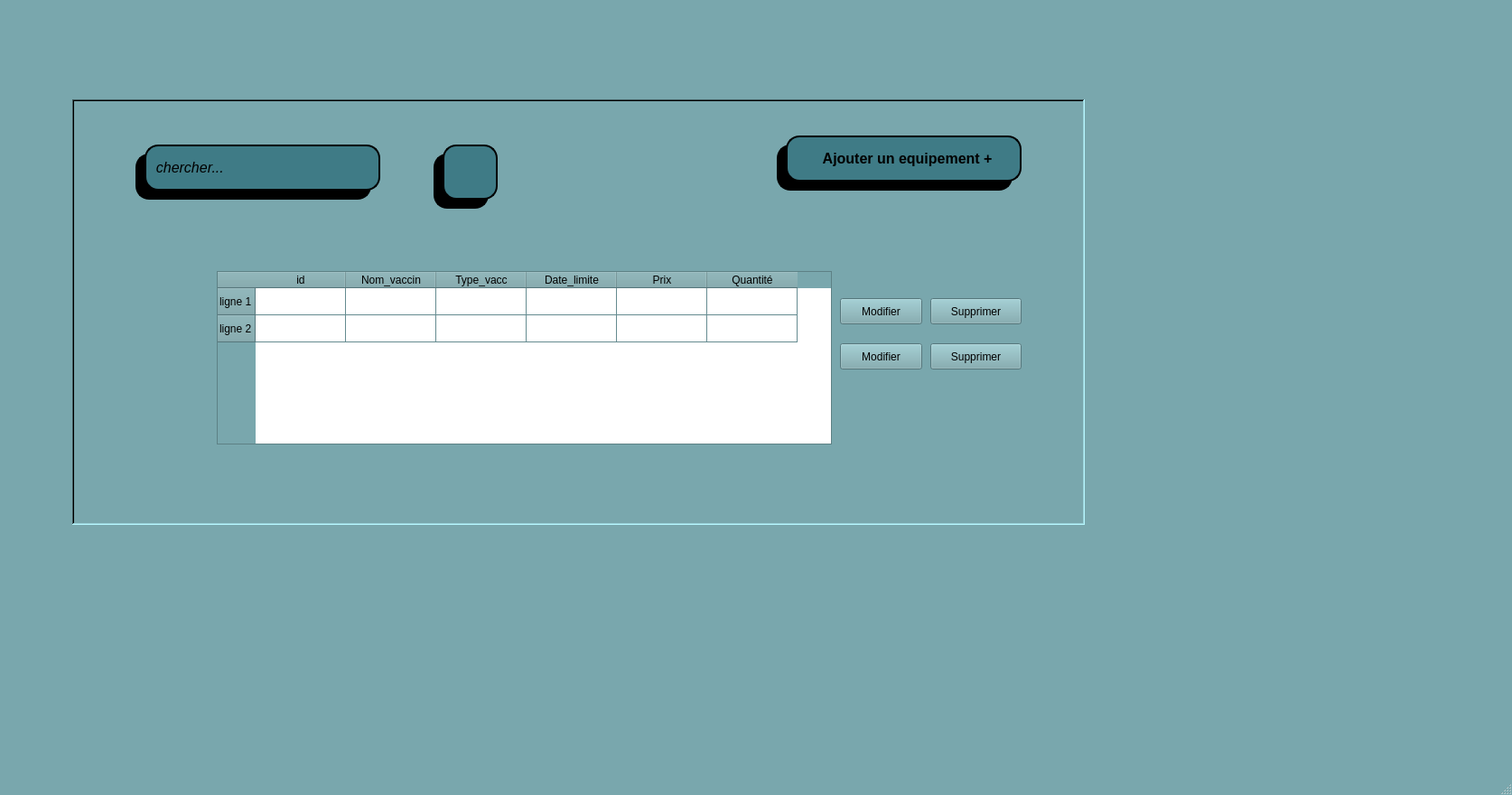
<?xml version="1.0" encoding="UTF-8"?>
<ui version="4.0">
 <class>equip</class>
 <widget class="QMainWindow" name="equip">
  <property name="geometry">
   <rect>
    <x>0</x>
    <y>0</y>
    <width>1674</width>
    <height>880</height>
   </rect>
  </property>
  <property name="palette">
   <palette>
    <active>
     <colorrole role="WindowText">
      <brush brushstyle="SolidPattern">
       <color alpha="255">
        <red>0</red>
        <green>0</green>
        <blue>0</blue>
       </color>
      </brush>
     </colorrole>
     <colorrole role="Button">
      <brush brushstyle="SolidPattern">
       <color alpha="255">
        <red>121</red>
        <green>167</green>
        <blue>173</blue>
       </color>
      </brush>
     </colorrole>
     <colorrole role="Light">
      <brush brushstyle="SolidPattern">
       <color alpha="255">
        <red>183</red>
        <green>247</green>
        <blue>255</blue>
       </color>
      </brush>
     </colorrole>
     <colorrole role="Midlight">
      <brush brushstyle="SolidPattern">
       <color alpha="255">
        <red>152</red>
        <green>207</green>
        <blue>214</blue>
       </color>
      </brush>
     </colorrole>
     <colorrole role="Dark">
      <brush brushstyle="SolidPattern">
       <color alpha="255">
        <red>60</red>
        <green>83</green>
        <blue>86</blue>
       </color>
      </brush>
     </colorrole>
     <colorrole role="Mid">
      <brush brushstyle="SolidPattern">
       <color alpha="255">
        <red>81</red>
        <green>111</green>
        <blue>115</blue>
       </color>
      </brush>
     </colorrole>
     <colorrole role="Text">
      <brush brushstyle="SolidPattern">
       <color alpha="255">
        <red>0</red>
        <green>0</green>
        <blue>0</blue>
       </color>
      </brush>
     </colorrole>
     <colorrole role="BrightText">
      <brush brushstyle="SolidPattern">
       <color alpha="255">
        <red>255</red>
        <green>255</green>
        <blue>255</blue>
       </color>
      </brush>
     </colorrole>
     <colorrole role="ButtonText">
      <brush brushstyle="SolidPattern">
       <color alpha="255">
        <red>0</red>
        <green>0</green>
        <blue>0</blue>
       </color>
      </brush>
     </colorrole>
     <colorrole role="Base">
      <brush brushstyle="SolidPattern">
       <color alpha="255">
        <red>255</red>
        <green>255</green>
        <blue>255</blue>
       </color>
      </brush>
     </colorrole>
     <colorrole role="Window">
      <brush brushstyle="SolidPattern">
       <color alpha="255">
        <red>121</red>
        <green>167</green>
        <blue>173</blue>
       </color>
      </brush>
     </colorrole>
     <colorrole role="Shadow">
      <brush brushstyle="SolidPattern">
       <color alpha="255">
        <red>0</red>
        <green>0</green>
        <blue>0</blue>
       </color>
      </brush>
     </colorrole>
     <colorrole role="AlternateBase">
      <brush brushstyle="SolidPattern">
       <color alpha="255">
        <red>188</red>
        <green>211</green>
        <blue>214</blue>
       </color>
      </brush>
     </colorrole>
     <colorrole role="ToolTipBase">
      <brush brushstyle="SolidPattern">
       <color alpha="255">
        <red>255</red>
        <green>255</green>
        <blue>220</blue>
       </color>
      </brush>
     </colorrole>
     <colorrole role="ToolTipText">
      <brush brushstyle="SolidPattern">
       <color alpha="255">
        <red>0</red>
        <green>0</green>
        <blue>0</blue>
       </color>
      </brush>
     </colorrole>
     <colorrole role="PlaceholderText">
      <brush brushstyle="SolidPattern">
       <color alpha="127">
        <red>0</red>
        <green>0</green>
        <blue>0</blue>
       </color>
      </brush>
     </colorrole>
     <colorrole role="Accent">
      <brush brushstyle="SolidPattern">
       <color alpha="255">
        <red>255</red>
        <green>255</green>
        <blue>255</blue>
       </color>
      </brush>
     </colorrole>
    </active>
    <inactive>
     <colorrole role="WindowText">
      <brush brushstyle="SolidPattern">
       <color alpha="255">
        <red>0</red>
        <green>0</green>
        <blue>0</blue>
       </color>
      </brush>
     </colorrole>
     <colorrole role="Button">
      <brush brushstyle="SolidPattern">
       <color alpha="255">
        <red>121</red>
        <green>167</green>
        <blue>173</blue>
       </color>
      </brush>
     </colorrole>
     <colorrole role="Light">
      <brush brushstyle="SolidPattern">
       <color alpha="255">
        <red>183</red>
        <green>247</green>
        <blue>255</blue>
       </color>
      </brush>
     </colorrole>
     <colorrole role="Midlight">
      <brush brushstyle="SolidPattern">
       <color alpha="255">
        <red>152</red>
        <green>207</green>
        <blue>214</blue>
       </color>
      </brush>
     </colorrole>
     <colorrole role="Dark">
      <brush brushstyle="SolidPattern">
       <color alpha="255">
        <red>60</red>
        <green>83</green>
        <blue>86</blue>
       </color>
      </brush>
     </colorrole>
     <colorrole role="Mid">
      <brush brushstyle="SolidPattern">
       <color alpha="255">
        <red>81</red>
        <green>111</green>
        <blue>115</blue>
       </color>
      </brush>
     </colorrole>
     <colorrole role="Text">
      <brush brushstyle="SolidPattern">
       <color alpha="255">
        <red>0</red>
        <green>0</green>
        <blue>0</blue>
       </color>
      </brush>
     </colorrole>
     <colorrole role="BrightText">
      <brush brushstyle="SolidPattern">
       <color alpha="255">
        <red>255</red>
        <green>255</green>
        <blue>255</blue>
       </color>
      </brush>
     </colorrole>
     <colorrole role="ButtonText">
      <brush brushstyle="SolidPattern">
       <color alpha="255">
        <red>0</red>
        <green>0</green>
        <blue>0</blue>
       </color>
      </brush>
     </colorrole>
     <colorrole role="Base">
      <brush brushstyle="SolidPattern">
       <color alpha="255">
        <red>255</red>
        <green>255</green>
        <blue>255</blue>
       </color>
      </brush>
     </colorrole>
     <colorrole role="Window">
      <brush brushstyle="SolidPattern">
       <color alpha="255">
        <red>121</red>
        <green>167</green>
        <blue>173</blue>
       </color>
      </brush>
     </colorrole>
     <colorrole role="Shadow">
      <brush brushstyle="SolidPattern">
       <color alpha="255">
        <red>0</red>
        <green>0</green>
        <blue>0</blue>
       </color>
      </brush>
     </colorrole>
     <colorrole role="AlternateBase">
      <brush brushstyle="SolidPattern">
       <color alpha="255">
        <red>188</red>
        <green>211</green>
        <blue>214</blue>
       </color>
      </brush>
     </colorrole>
     <colorrole role="ToolTipBase">
      <brush brushstyle="SolidPattern">
       <color alpha="255">
        <red>255</red>
        <green>255</green>
        <blue>220</blue>
       </color>
      </brush>
     </colorrole>
     <colorrole role="ToolTipText">
      <brush brushstyle="SolidPattern">
       <color alpha="255">
        <red>0</red>
        <green>0</green>
        <blue>0</blue>
       </color>
      </brush>
     </colorrole>
     <colorrole role="PlaceholderText">
      <brush brushstyle="SolidPattern">
       <color alpha="127">
        <red>0</red>
        <green>0</green>
        <blue>0</blue>
       </color>
      </brush>
     </colorrole>
     <colorrole role="Accent">
      <brush brushstyle="SolidPattern">
       <color alpha="255">
        <red>255</red>
        <green>255</green>
        <blue>255</blue>
       </color>
      </brush>
     </colorrole>
    </inactive>
    <disabled>
     <colorrole role="WindowText">
      <brush brushstyle="SolidPattern">
       <color alpha="255">
        <red>60</red>
        <green>83</green>
        <blue>86</blue>
       </color>
      </brush>
     </colorrole>
     <colorrole role="Button">
      <brush brushstyle="SolidPattern">
       <color alpha="255">
        <red>121</red>
        <green>167</green>
        <blue>173</blue>
       </color>
      </brush>
     </colorrole>
     <colorrole role="Light">
      <brush brushstyle="SolidPattern">
       <color alpha="255">
        <red>183</red>
        <green>247</green>
        <blue>255</blue>
       </color>
      </brush>
     </colorrole>
     <colorrole role="Midlight">
      <brush brushstyle="SolidPattern">
       <color alpha="255">
        <red>152</red>
        <green>207</green>
        <blue>214</blue>
       </color>
      </brush>
     </colorrole>
     <colorrole role="Dark">
      <brush brushstyle="SolidPattern">
       <color alpha="255">
        <red>60</red>
        <green>83</green>
        <blue>86</blue>
       </color>
      </brush>
     </colorrole>
     <colorrole role="Mid">
      <brush brushstyle="SolidPattern">
       <color alpha="255">
        <red>81</red>
        <green>111</green>
        <blue>115</blue>
       </color>
      </brush>
     </colorrole>
     <colorrole role="Text">
      <brush brushstyle="SolidPattern">
       <color alpha="255">
        <red>60</red>
        <green>83</green>
        <blue>86</blue>
       </color>
      </brush>
     </colorrole>
     <colorrole role="BrightText">
      <brush brushstyle="SolidPattern">
       <color alpha="255">
        <red>255</red>
        <green>255</green>
        <blue>255</blue>
       </color>
      </brush>
     </colorrole>
     <colorrole role="ButtonText">
      <brush brushstyle="SolidPattern">
       <color alpha="255">
        <red>60</red>
        <green>83</green>
        <blue>86</blue>
       </color>
      </brush>
     </colorrole>
     <colorrole role="Base">
      <brush brushstyle="SolidPattern">
       <color alpha="255">
        <red>121</red>
        <green>167</green>
        <blue>173</blue>
       </color>
      </brush>
     </colorrole>
     <colorrole role="Window">
      <brush brushstyle="SolidPattern">
       <color alpha="255">
        <red>121</red>
        <green>167</green>
        <blue>173</blue>
       </color>
      </brush>
     </colorrole>
     <colorrole role="Shadow">
      <brush brushstyle="SolidPattern">
       <color alpha="255">
        <red>0</red>
        <green>0</green>
        <blue>0</blue>
       </color>
      </brush>
     </colorrole>
     <colorrole role="AlternateBase">
      <brush brushstyle="SolidPattern">
       <color alpha="255">
        <red>121</red>
        <green>167</green>
        <blue>173</blue>
       </color>
      </brush>
     </colorrole>
     <colorrole role="ToolTipBase">
      <brush brushstyle="SolidPattern">
       <color alpha="255">
        <red>255</red>
        <green>255</green>
        <blue>220</blue>
       </color>
      </brush>
     </colorrole>
     <colorrole role="ToolTipText">
      <brush brushstyle="SolidPattern">
       <color alpha="255">
        <red>0</red>
        <green>0</green>
        <blue>0</blue>
       </color>
      </brush>
     </colorrole>
     <colorrole role="PlaceholderText">
      <brush brushstyle="SolidPattern">
       <color alpha="127">
        <red>60</red>
        <green>83</green>
        <blue>86</blue>
       </color>
      </brush>
     </colorrole>
     <colorrole role="Accent">
      <brush brushstyle="SolidPattern">
       <color alpha="255">
        <red>157</red>
        <green>217</green>
        <blue>225</blue>
       </color>
      </brush>
     </colorrole>
    </disabled>
   </palette>
  </property>
  <property name="windowTitle">
   <string>MainWindow</string>
  </property>
  <widget class="QWidget" name="centralwidget">
   <widget class="QLabel" name="label">
    <property name="geometry">
     <rect>
      <x>500</x>
      <y>170</y>
      <width>41</width>
      <height>41</height>
     </rect>
    </property>
    <property name="styleSheet">
     <string notr="true">image: url(:/icon8.png);</string>
    </property>
    <property name="text">
     <string/>
    </property>
   </widget>
   <widget class="QLineEdit" name="lineEdit_4">
    <property name="geometry">
     <rect>
      <x>860</x>
      <y>160</y>
      <width>261</width>
      <height>51</height>
     </rect>
    </property>
    <property name="styleSheet">
     <string notr="true">background-color:rgb(0, 0, 0);
border: 2px solid #000000;
border-radius: 15px;
</string>
    </property>
   </widget>
   <widget class="QLineEdit" name="lineEdit">
    <property name="geometry">
     <rect>
      <x>160</x>
      <y>160</y>
      <width>261</width>
      <height>51</height>
     </rect>
    </property>
    <property name="font">
     <font>
      <pointsize>12</pointsize>
      <italic>true</italic>
     </font>
    </property>
    <property name="styleSheet">
     <string notr="true">background-color:rgb(63, 123, 134);
border: 2px solid #000000;
border-radius: 15px;
</string>
    </property>
    <property name="text">
     <string>  chercher...</string>
    </property>
   </widget>
   <widget class="QLabel" name="label_2">
    <property name="geometry">
     <rect>
      <x>80</x>
      <y>110</y>
      <width>1121</width>
      <height>471</height>
     </rect>
    </property>
    <property name="frameShape">
     <enum>QFrame::Shape::WinPanel</enum>
    </property>
    <property name="frameShadow">
     <enum>QFrame::Shadow::Sunken</enum>
    </property>
    <property name="lineWidth">
     <number>2</number>
    </property>
    <property name="midLineWidth">
     <number>0</number>
    </property>
    <property name="text">
     <string/>
    </property>
   </widget>
   <widget class="QLineEdit" name="lineEdit_2">
    <property name="geometry">
     <rect>
      <x>150</x>
      <y>170</y>
      <width>261</width>
      <height>51</height>
     </rect>
    </property>
    <property name="styleSheet">
     <string notr="true">background-color:rgb(0, 0, 0);
border: 2px solid #000000;
border-radius: 15px;
</string>
    </property>
   </widget>
   <widget class="QPushButton" name="pushButton">
    <property name="geometry">
     <rect>
      <x>870</x>
      <y>150</y>
      <width>261</width>
      <height>51</height>
     </rect>
    </property>
    <property name="font">
     <font>
      <pointsize>12</pointsize>
      <bold>true</bold>
     </font>
    </property>
    <property name="styleSheet">
     <string notr="true">background-color:rgb(63, 123, 134);
border: 2px solid #000000;
border-radius: 15px;
</string>
    </property>
    <property name="text">
     <string>  Ajouter un equipement +</string>
    </property>
   </widget>
   <widget class="QPushButton" name="pushButton_2">
    <property name="geometry">
     <rect>
      <x>490</x>
      <y>160</y>
      <width>61</width>
      <height>61</height>
     </rect>
    </property>
    <property name="font">
     <font>
      <pointsize>12</pointsize>
      <bold>true</bold>
     </font>
    </property>
    <property name="styleSheet">
     <string notr="true">background-color:rgb(63, 123, 134);
border: 2px solid #000000;
border-radius: 15px;
</string>
    </property>
    <property name="text">
     <string/>
    </property>
   </widget>
   <widget class="QTableWidget" name="tableWidget">
    <property name="geometry">
     <rect>
      <x>240</x>
      <y>300</y>
      <width>681</width>
      <height>192</height>
     </rect>
    </property>
    <property name="autoFillBackground">
     <bool>false</bool>
    </property>
    <row>
     <property name="text">
      <string>ligne 1</string>
     </property>
    </row>
    <row>
     <property name="text">
      <string>ligne 2</string>
     </property>
    </row>
    <column>
     <property name="text">
      <string>id</string>
     </property>
    </column>
    <column>
     <property name="text">
      <string>Nom_vaccin</string>
     </property>
    </column>
    <column>
     <property name="text">
      <string>Type_vacc</string>
     </property>
    </column>
    <column>
     <property name="text">
      <string>Date_limite</string>
     </property>
    </column>
    <column>
     <property name="text">
      <string>Prix</string>
     </property>
    </column>
    <column>
     <property name="text">
      <string>Quantité</string>
     </property>
    </column>
   </widget>
   <widget class="QLineEdit" name="lineEdit_5">
    <property name="geometry">
     <rect>
      <x>480</x>
      <y>170</y>
      <width>61</width>
      <height>61</height>
     </rect>
    </property>
    <property name="styleSheet">
     <string notr="true">background-color:rgb(0, 0, 0);
border: 2px solid #000000;
border-radius: 15px;
</string>
    </property>
   </widget>
   <widget class="QPushButton" name="pushButton_3">
    <property name="geometry">
     <rect>
      <x>930</x>
      <y>330</y>
      <width>91</width>
      <height>29</height>
     </rect>
    </property>
    <property name="text">
     <string>Modifier</string>
    </property>
    <property name="icon">
     <iconset resource="image.qrc">
      <normaloff>:/7398464.png</normaloff>:/7398464.png</iconset>
    </property>
   </widget>
   <widget class="QPushButton" name="pushButton_4">
    <property name="geometry">
     <rect>
      <x>1030</x>
      <y>330</y>
      <width>101</width>
      <height>29</height>
     </rect>
    </property>
    <property name="text">
     <string>Supprimer</string>
    </property>
    <property name="icon">
     <iconset resource="image.qrc">
      <normaloff>:/216658.png</normaloff>:/216658.png</iconset>
    </property>
   </widget>
   <widget class="QPushButton" name="pushButton_5">
    <property name="geometry">
     <rect>
      <x>930</x>
      <y>380</y>
      <width>91</width>
      <height>29</height>
     </rect>
    </property>
    <property name="text">
     <string>Modifier</string>
    </property>
    <property name="icon">
     <iconset resource="image.qrc">
      <normaloff>:/7398464.png</normaloff>:/7398464.png</iconset>
    </property>
   </widget>
   <widget class="QPushButton" name="pushButton_6">
    <property name="geometry">
     <rect>
      <x>1030</x>
      <y>380</y>
      <width>101</width>
      <height>29</height>
     </rect>
    </property>
    <property name="text">
     <string>Supprimer</string>
    </property>
    <property name="icon">
     <iconset resource="image.qrc">
      <normaloff>:/216658.png</normaloff>:/216658.png</iconset>
    </property>
   </widget>
   <zorder>lineEdit_4</zorder>
   <zorder>label_2</zorder>
   <zorder>lineEdit_2</zorder>
   <zorder>pushButton</zorder>
   <zorder>tableWidget</zorder>
   <zorder>lineEdit_5</zorder>
   <zorder>lineEdit</zorder>
   <zorder>pushButton_2</zorder>
   <zorder>label</zorder>
   <zorder>pushButton_3</zorder>
   <zorder>pushButton_4</zorder>
   <zorder>pushButton_5</zorder>
   <zorder>pushButton_6</zorder>
  </widget>
  <widget class="QMenuBar" name="menubar">
   <property name="geometry">
    <rect>
     <x>0</x>
     <y>0</y>
     <width>1674</width>
     <height>25</height>
    </rect>
   </property>
  </widget>
  <widget class="QStatusBar" name="statusbar"/>
 </widget>
 <resources>
  <include location="image.qrc"/>
 </resources>
 <connections/>
</ui>
